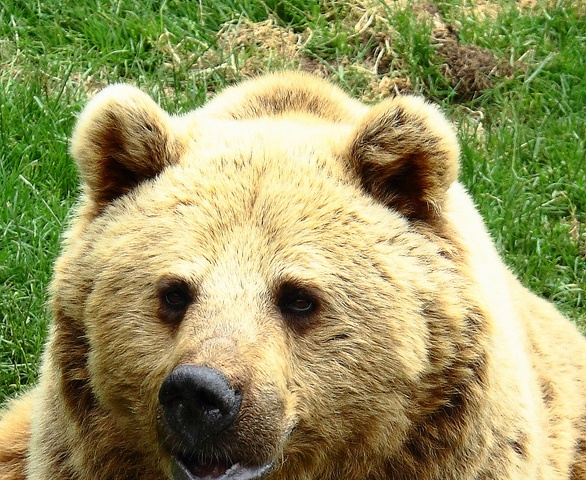
#> input picture bear.jpg, 586 x 480 px
$ jupyter execute 02_Intre_Open_CV.ipynb
#> lines starting #> are read from the running program, lines starting #| are printed output that depends on the picture
<a href="https://colab.research.google.com/github/Jaro1977/Analiza-obrazu-kurs/blob/main/02_Intre_Open_CV.ipynb" target="_parent"></a>

[cell 1]
from google.colab.patches import cv2_imshow
import imutils
import numpy as np
import cv2

[cell 2]
cv2.__version__

[cell 3]
img = cv2.imread(filename = 'bear.jpg')
#> img is the input picture: shape (480, 586, 3); mean B, G, R 97.1, 150.2, 151.5
cv2_imshow(img)

[cell 4]
img_resized = imutils.resize(image = img, height = 300)
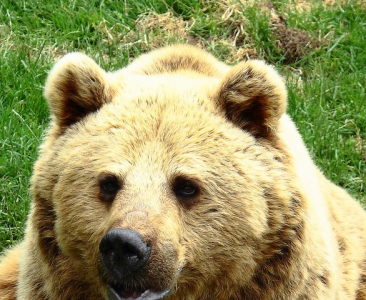
#> img_resized: shape (300, 366, 3); mean B, G, R 97.1, 150.2, 151.5
cv2_imshow(img_resized)

[cell 5]
img_resized = imutils.resize(image = img, width = 300)
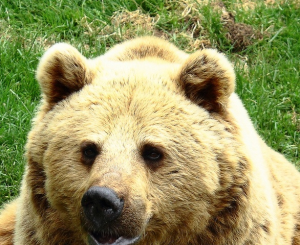
#> img_resized: shape (245, 300, 3); mean B, G, R 97.1, 150.2, 151.5
cv2_imshow(img_resized)

[cell 6]
height, width = img.shape[:2]
#> height = 480; width = 586

M = cv2.getRotationMatrix2D(center = (height // 2, width // 2), angle =45 , scale =.8 )
cv2_imshow(cv2.warpAffine(src = img, M=M, dsize = (width,height)))
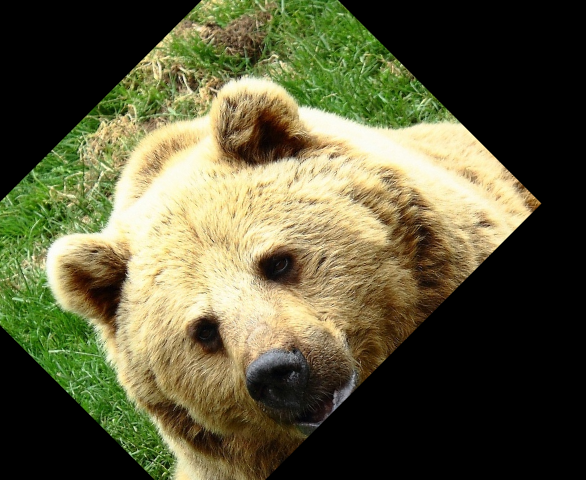
#> shown: shape (480, 586, 3); mean B, G, R 59.4, 90.5, 92.2

$ run again, with guido.jpg copied over bear.jpg
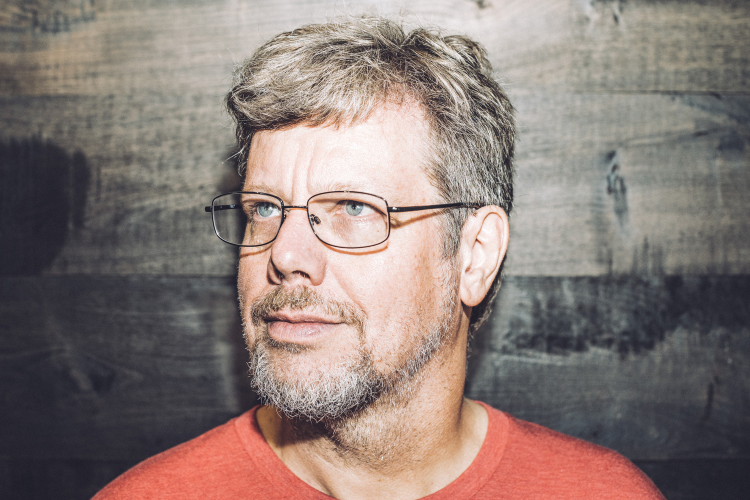
#> input picture guido.jpg, 1500 x 1000 px (shown at 1/2 size)
#> img is the input picture: shape (1000, 1500, 3); mean B, G, R 119.2, 124, 138.8
#> `img_resized = imutils.resize(image = img, width = 300)`:
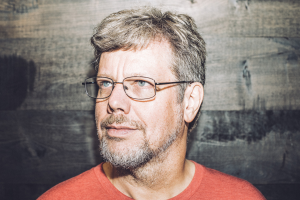
#> img_resized: shape (200, 300, 3); mean B, G, R 119.2, 124, 138.8
#> `cv2_imshow(cv2.warpAffine(src = img, M=M, dsize = (width,height)))`:
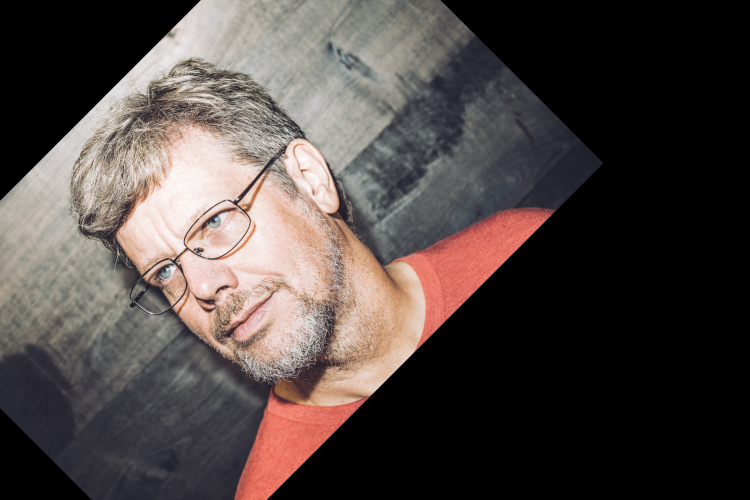
#> shown: shape (1000, 1500, 3) (shown at 1/2 size); mean B, G, R 67.6, 70.4, 79.4
